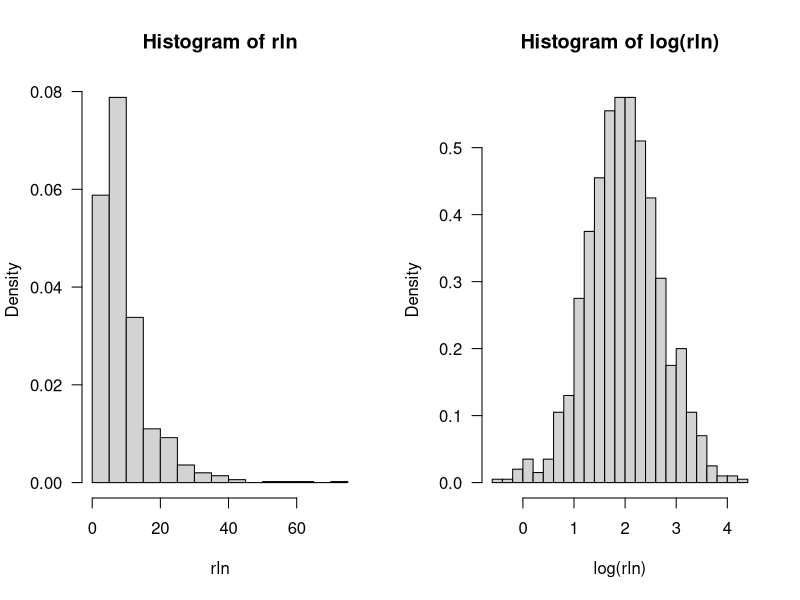
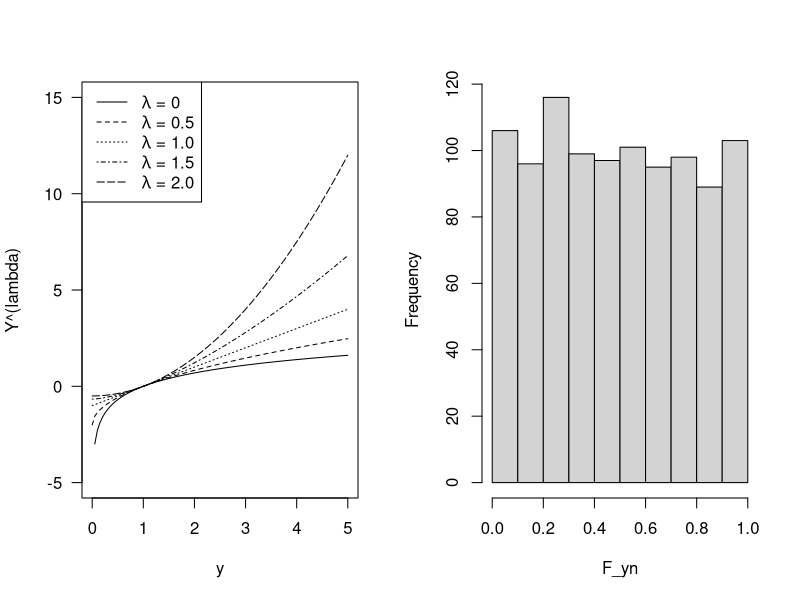
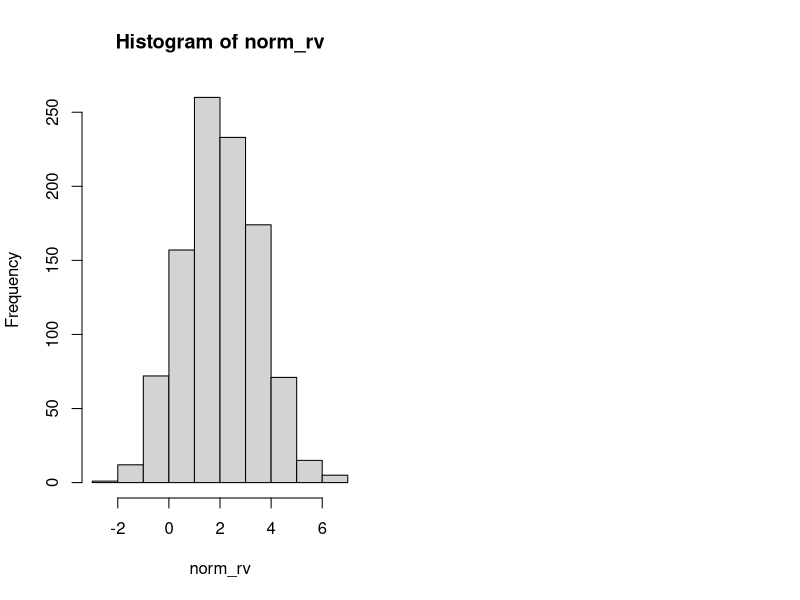

Recreate these plots in R, in order.
## ---- chunk 1
df <- data.frame(y=c(1,2,3,4,5,6),
                 x=c(1,0.5,0.25,1,0.5,0.25),
                 A=c(1,1,1,2,2,2))

df$A <- relevel(as.factor(df$A),ref=2)
coef(summary(lm(y ~ x + A, data=df)))
## ---- chunk 2
df2 <- data.frame(y=c(1,2,3,4,5,6),
                  x=c(1,0.5,0.25,1,0.5,0.25),
                  A1=c(1,1,1,0,0,0))

coef(summary(lm(y ~ x + A1, data=df2)))
## ---- chunk 3
df <- data.frame(y=c(1,2,3,4,5,6),
                 x=c(1,0.5,0.25,1,0.5,0.25),
                 A=c(1,1,1,2,2,2))

df$A <- relevel(as.factor(df$A),ref=1)
coef(summary(lm(y ~ x + A, data=df)))
## ---- chunk 4
df <- data.frame(y=c(1,2,3,4,5,6),
                 x=c(1,0.5,0.25,1,0.5,0.25),
                 A=c(1,1,1,2,2,2),
                 B=c(1,2,3,1,2,3))

modB <- lm(y ~ as.factor(B) -1, data=df)
coef(summary(modB))

## ---- chunk 5
X <- matrix(c(0,1,1,0,1,1,0,0,1,0,0,1),nrow=6,ncol=2)

modB_baseline <- lm(df$y ~ X)

coef(summary(modB_baseline))
## ---- chunk 6
X <- matrix(c(1,0,-1,1,0,-1,0,1,-1,0,1,-1),nrow=6,ncol=2)

modB_ave_eff <- lm(df$y ~ X)

coef(summary(modB_ave_eff))
## ---- chunk 7
X2 <- matrix(c(1,-1,0,1,-1,0,0,-1,1,0,-1,1),nrow=6,ncol=2)

modB_ave_eff <- lm(df$y ~ X2)

coef(summary(modB_ave_eff))
## ---- chunk 8
#| fig.cap: Histograms of 1,000 random samples from $Y \sim \text{Lognormal}(2,1/2)$ and of $\log Y$.
#| label: fig-lognormal
set.seed(1234)
rln <- rlnorm(1000,meanlog=2,sdlog=sqrt(0.5))

par(mfrow=c(1,2))
hist(rln,breaks=20,freq=FALSE,las=1)
hist(log(rln),breaks=20,freq=FALSE,las=1)
## ---- chunk 9
#| fig.cap: Box-Cox transformations for various values of $\lambda$
#| label: fig-boxcox-transforms
#| lightbox:

boxcox <- function(y,l) {
    if (l == 0) {
        return (log(y))
    } else {
        return ( (y^l - 1)/l )
    }
}
y <- c(seq(0,2.5,0.05),seq(2.5,5,0.1))

plot(y,boxcox(y,2), type="l", 
     ylim=c(-5,15),
     ylab="Y^(lambda)",
     xlab="y",
     lty="longdash",
     las=1)
lines(y,boxcox(y,1.5), type="l", lty="dotdash")
lines(y,boxcox(y,1.0), type="l", lty="dotted")
lines(y,boxcox(y,0.5), type="l", lty="dashed")
lines(y,boxcox(y,0), type="l", lty="solid")
legend("topleft",legend=c(expression(paste(lambda, " = 0")),
                          expression(paste(lambda, " = 0.5")),
                          expression(paste(lambda, " = 1.0")),
                          expression(paste(lambda, " = 1.5")),
                          expression(paste(lambda, " = 2.0"))
                          ),
       lty=c("solid","dashed","dotted","dotdash","longdash")
)

## ---- chunk 10
set.seed(45)
yn <- rnorm(1000,mean=2,sd=1.5)
F_yn <- pnorm(yn,mean=2,sd=1.5)    
hist(F_yn,main="")
## ---- chunk 11
norm_rv <- qnorm(runif(1000),mean=2,sd=1.5)
hist(norm_rv)
